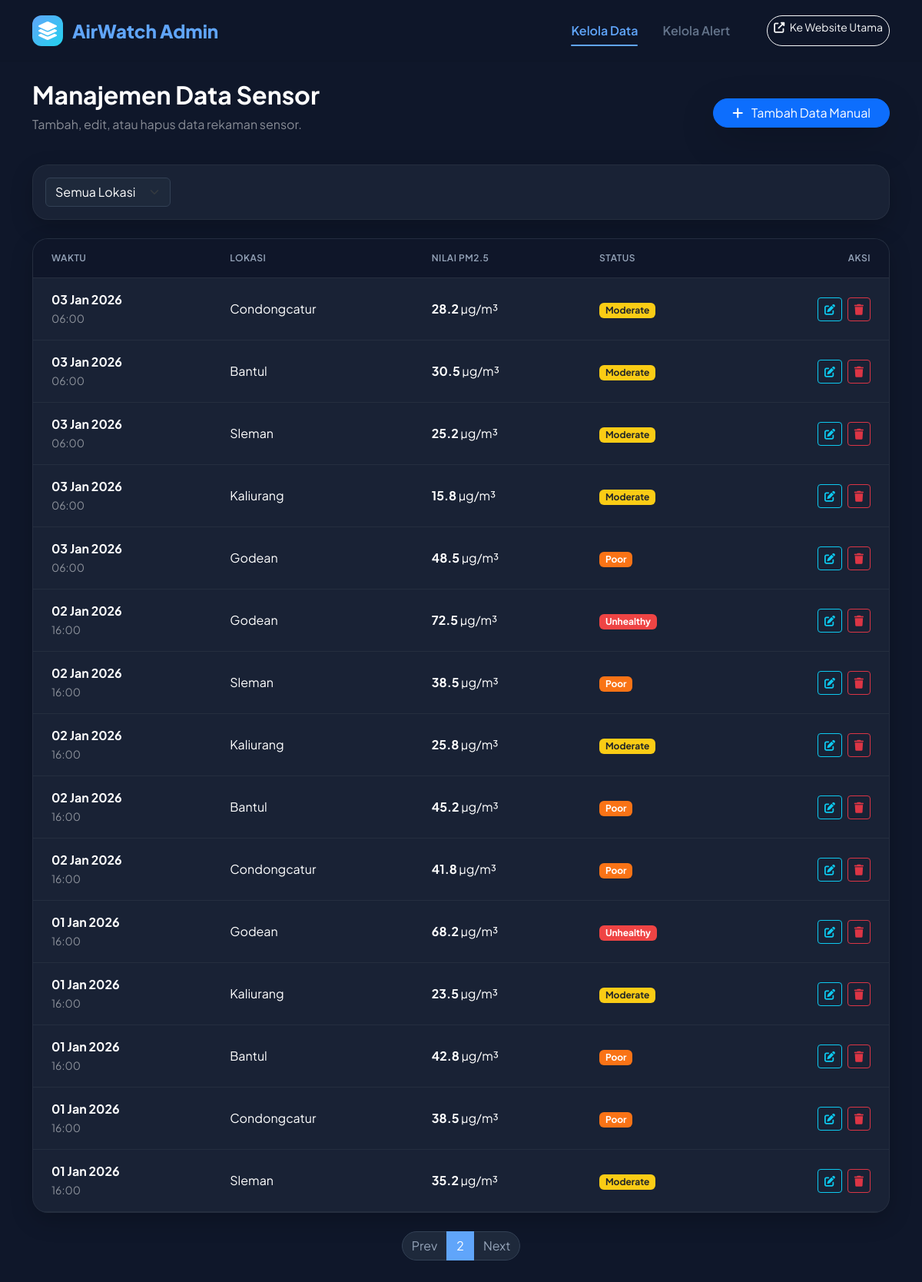
Screenshot of /admin/data.php?page=2 with the database file from the repository.
### tables this page shows
CREATE TABLE sensor_data (
    id INT AUTO_INCREMENT PRIMARY KEY,
    lokasi VARCHAR(100) NOT NULL,
    pm25 FLOAT NOT NULL COMMENT 'Particulate Matter 2.5 (µg/m³)',
    pm10 FLOAT NOT NULL COMMENT 'Particulate Matter 10 (µg/m³)',
    co FLOAT NOT NULL COMMENT 'Carbon Monoxide (ppm)',
    no2 FLOAT NOT NULL COMMENT 'Nitrogen Dioxide (ppm)',
    so2 FLOAT NOT NULL COMMENT 'Sulfur Dioxide (ppm)',
    o3 FLOAT NOT NULL COMMENT 'Ozone (ppm)',
    suhu FLOAT NOT NULL COMMENT 'Suhu dalam Celsius',
    kelembapan FLOAT NOT NULL COMMENT 'Kelembapan dalam persen',
    aqi INT NOT NULL COMMENT 'Air Quality Index',
    status_kualitas VARCHAR(50) NOT NULL,
    timestamp DATETIME DEFAULT CURRENT_TIMESTAMP,
    INDEX idx_timestamp (timestamp),
    INDEX idx_lokasi (lokasi),
    INDEX idx_aqi (aqi)
);

### koneksi.php (called while the page is built, shortened)
<?php
$conn = new mysqli(DB_HOST, DB_USER, DB_PASS, DB_NAME);
$conn->set_charset("utf8mb4");
function countActiveAlerts() {
    global $conn;
    $sql = "SELECT COUNT(*) as total FROM alerts WHERE status = 'aktif'";
    $result = $conn->query($sql);
    $row = $result->fetch_assoc();
    return $row['total'];
}
function calculateAQI($pm25) {
    $aqi = 0;
    $status = 'Good';
    if ($pm25 <= 12.0) {
        $aqi = ((50 - 0) / (12.0 - 0)) * ($pm25 - 0) + 0;
        $status = 'Good';
    } elseif ($pm25 <= 35.4) {
        $aqi = ((100 - 51) / (35.4 - 12.1)) * ($pm25 - 12.1) + 51;
        $status = 'Moderate';
    } elseif ($pm25 <= 55.4) {
        $aqi = ((150 - 101) / (55.4 - 35.5)) * ($pm25 - 35.5) + 101;
        $status = 'Poor';
    } elseif ($pm25 <= 150.4) {
        $aqi = ((200 - 151) / (150.4 - 55.5)) * ($pm25 - 55.5) + 151;
        $status = 'Unhealthy';
    } elseif ($pm25 <= 250.4) {
        $aqi = ((300 - 201) / (250.4 - 150.5)) * ($pm25 - 150.5) + 201;
        $status = 'Severe';
    } else {
        $aqi = ((500 - 301) / (350.4 - 250.5)) * ($pm25 - 250.5) + 301;
        $status = 'Hazardous';
    }
    return ['aqi' => round($aqi), 'status' => $status];
}
?>

### admin/data.php (the view, shortened to what this page needs)
<?php
require_once '../koneksi.php';
$page = isset($_GET['page']) ? (int)$_GET['page'] : 1;
$perPage = 15;
$offset = ($page - 1) * $perPage;
$whereClause = "";
$countSql = "SELECT COUNT(*) as total FROM sensor_data $whereClause";
$countResult = $conn->query($countSql);
$totalData = $countResult->fetch_assoc()['total'];
$totalPages = ceil($totalData / $perPage);
$sql = "SELECT * FROM sensor_data $whereClause ORDER BY timestamp DESC LIMIT $perPage OFFSET $offset";
$result = $conn->query($sql);
$alertCount = countActiveAlerts();
?>
<!DOCTYPE html>
<html lang="id">
<head>
    <link href="https://cdn.jsdelivr.net/npm/bootstrap@5.3.0/dist/css/bootstrap.min.css" rel="stylesheet">
    <link rel="stylesheet" href="../assets/css/style.css?v=<?php echo time(); ?>">
    <link rel="stylesheet" href="https://cdnjs.cloudflare.com/ajax/libs/font-awesome/6.4.0/css/all.min.css">
</head>
<body>
    <nav class="navbar navbar-expand-lg navbar-glass mb-4">
        <div class="container">
            <div class="brand-wrapper">
                <div class="brand-icon">
                    <i class="fas fa-layer-group"></i>
                </div>
                <span>AirWatch Admin</span>
            </div>
            <div class="collapse navbar-collapse" id="navbarNav">
                <div class="nav-links ms-auto">
                    <a class="nav-link-item active" href="data.php">Kelola Data</a>
                    <a class="nav-link-item" href="alert.php">Kelola Alert</a>
                    <a href="../index.php" class="btn btn-sm btn-outline-light rounded-pill ms-3"><i class="fas fa-external-link-alt me-1"></i> Ke Website Utama</a>
                </div>
            </div>
        </div>
    </nav>
    <div class="container pb-5">
        <div class="d-flex justify-content-between align-items-center mb-4">
            <div>
                <h2 class="fw-bold text-white">Manajemen Data Sensor</h2>
                <p class="text-white-50">Tambah, edit, atau hapus data rekaman sensor.</p>
            </div>
            <button class="btn btn-primary rounded-pill px-4 shadow-lg" data-bs-toggle="modal" data-bs-target="#addModal">
                <i class="fas fa-plus me-2"></i> Tambah Data Manual
            </button>
        </div>
        <div class="admin-card mb-4 p-3">
            <div class="row align-items-center">
                <div class="col-md-6">
                    <form method="GET" action="data.php" class="d-flex gap-2">
                        <select name="lokasi" class="form-select w-auto" onchange="this.form.submit()">
                            <option value="">Semua Lokasi</option>
                        </select>
                    </form>
                </div>
            </div>
        </div>
        <div class="admin-card p-0 overflow-hidden">
            <div class="table-responsive">
                <table class="table table-dark-glass align-middle">
                    <thead class="">
                        <tr>
                            <th class="py-3 ps-4">Waktu</th>
                            <th class="py-3">Lokasi</th>
                            <th class="py-3">Nilai PM2.5</th>
                            <th class="py-3">Status</th>
                            <th class="py-3 text-end pe-4">Aksi</th>
                        </tr>
                    </thead>
                    <tbody>
                        <?php if ($result->num_rows > 0): ?>
                            <?php while($row = $result->fetch_assoc()): ?>
                            <tr>
                                <td class="ps-4">
                                    <span class="fw-bold text-white"><?php echo date('d M Y', strtotime($row['timestamp'])); ?></span><br>
                                    <small class="text-white-50"><?php echo date('H:i', strtotime($row['timestamp'])); ?></small>
                                </td>
                                <td><?php echo htmlspecialchars($row['lokasi']); ?></td>
                                <td><span class="fw-bold"><?php echo $row['pm25']; ?></span> µg/m³</td>
                                <td>
                                    <?php
                                        $calc = calculateAQI($row['pm25']);
                                        $s = $calc['status'];
                                        $statusClass = 'bg-secondary';
                                        if($s == 'Good') $statusClass = 'bg-good';
                                        elseif($s == 'Moderate') $statusClass = 'bg-moderate text-dark';
                                        elseif($s == 'Poor') $statusClass = 'bg-poor';
                                        elseif($s == 'Unhealthy') $statusClass = 'bg-unhealthy';
                                        elseif($s == 'Severe') $statusClass = 'bg-severe';
                                        elseif($s == 'Hazardous') $statusClass = 'bg-hazardous';
                                    ?>
                                    <span class="badge <?php echo $statusClass; ?>"><?php echo htmlspecialchars($s); ?></span>
                                </td>
                                <td class="text-end pe-4">
                                    <button class="btn btn-sm btn-outline-info me-1"
                                        onclick="editData(<?php echo htmlspecialchars(json_encode($row)); ?>)">
                                        <i class="fas fa-edit"></i>
                                    </button>
                                    <form action="process.php" method="POST" style="display:inline;" onsubmit="return confirm('Yakin hapus data ini?')">
                                        <button type="submit" class="btn btn-sm btn-outline-danger">
                                            <i class="fas fa-trash"></i>
                                        </button>
                                    </form>
                                </td>
                            </tr>
                            <?php endwhile; ?>
                        <?php else: ?>
                            <tr><td colspan="5" class="text-center py-5 text-white-50">Belum ada data</td></tr>
                        <?php endif; ?>
                    </tbody>
                </table>
            </div>
        </div>
        <?php if ($totalPages > 1): ?>
        <div class="d-flex justify-content-center mt-4">
            <nav>
                <ul class="pagination pagination-dark">
                    <li class="page-item <?php echo ($page <= 1) ? 'disabled' : ''; ?>">
                        <a class="page-link rounded-start-pill" href="?page=<?php echo $page-1; ?>">Prev</a>
                    </li>
                    <li class="page-item active"><span class="page-link"><?php echo $page; ?></span></li>
                    <li class="page-item <?php echo ($page >= $totalPages) ? 'disabled' : ''; ?>">
                        <a class="page-link rounded-end-pill" href="?page=<?php echo $page+1; ?>">Next</a>
                    </li>
                </ul>
            </nav>
        </div>
        <?php endif; ?>
    </div>
</body>
</html>

### assets/css/style.css (style rules this page uses)
:root { --brand-primary: #60A5FA; --brand-secondary: #22D3EE; --brand-dark: #F8FAFC; --color-good: #10B981; --color-moderate: #F59E0B; --color-unhealthy: #F97316; --color-danger: #EF4444; --bg-body: #0F172A; --bg-glass: rgba(30, 41, 59, 0.7); --bg-glass-nav: rgba(15, 23, 42, 0.85); --navbar-height: 80px; --radius-l: 24px; --radius-m: 16px; --blur-glass: blur(20px); --shadow-soft: 0 4px 20px rgba(0, 0, 0, 0.3); --shadow-hover: 0 10px 40px rgba(0, 0, 0, 0.5); }
body { font-family: 'Plus Jakarta Sans', sans-serif; background-color: var(--bg-body); color: #E2E8F0; margin: 0; overflow-x: hidden; }
a { text-decoration: none; color: inherit; transition: color 0.2s; }
.navbar-glass { position: sticky; top: 0; left: 0; width: 100%; height: var(--navbar-height); background: var(--bg-glass-nav); backdrop-filter: var(--blur-glass); -webkit-backdrop-filter: var(--blur-glass); border-bottom: 1px solid rgba(0, 0, 0, 0.05); z-index: 1000; display: flex; align-items: center; }
.brand-wrapper { display: flex; align-items: center; gap: 12px; font-weight: 800; font-size: 1.5rem; color: var(--brand-primary); }
.brand-icon { width: 40px; height: 40px; background: linear-gradient(135deg, var(--brand-primary), var(--brand-secondary)); border-radius: 12px; display: flex; align-items: center; justify-content: center; color: white; }
.nav-links { display: flex; gap: 2rem; margin-left: auto; }
.nav-link-item { font-weight: 600; color: #64748B; position: relative; padding: 0.5rem 0; }
.nav-link-item:hover, .nav-link-item.active { color: var(--brand-primary); }
.nav-link-item.active::after { content: ''; position: absolute; bottom: 0; left: 0; width: 100%; height: 2px; background: var(--brand-primary); border-radius: 2px; }
@media (min-width: 992px) { .nav-links { display: flex !important; opacity: 1 !important; visibility: visible !important; transform: none !important; pointer-events: all !important; } }
.bg-moderate { background-color: #FACC15; }
.bg-poor { background-color: #F97316; }
.bg-unhealthy { background-color: #EF4444; }
.admin-card { background: rgba(30, 41, 59, 0.7); backdrop-filter: blur(20px); -webkit-backdrop-filter: blur(20px); border: 1px solid rgba(255, 255, 255, 0.05); border-radius: 20px; padding: 2rem; box-shadow: 0 10px 30px rgba(0, 0, 0, 0.2); color: white; }
.table-dark-glass { color: #E2E8F0; margin-bottom: 0; }
.table-dark-glass th { background: rgba(15, 23, 42, 0.95); color: #94A3B8; border-bottom: 1px solid rgba(255, 255, 255, 0.1); font-weight: 600; text-transform: uppercase; font-size: 0.75rem; letter-spacing: 0.5px; padding: 1rem; }
.table-dark-glass td { background: transparent; border-bottom: 1px solid rgba(255, 255, 255, 0.05); padding: 1rem; vertical-align: middle; color: white; }
.pagination-dark .page-link { background: #1E293B; border-color: #334155; color: #94A3B8; }
.pagination-dark .page-item.active .page-link { background: var(--brand-primary); border-color: var(--brand-primary); color: white; }

### admin/data.php (style rules this page uses)
.form-select { background-color: #1E293B; border-color: #334155; color: #fff; }

### rows the page displays
sensor_data: timestamp "03 Jan 2026", timestamp "06:00", lokasi "Condongcatur", pm25 "28.2", pm25 "Moderate"
sensor_data: timestamp "03 Jan 2026", timestamp "06:00", lokasi "Bantul", pm25 "30.5", pm25 "Moderate"
sensor_data: timestamp "03 Jan 2026", timestamp "06:00", lokasi "Sleman", pm25 "25.2", pm25 "Moderate"
sensor_data: timestamp "03 Jan 2026", timestamp "06:00", lokasi "Kaliurang", pm25 "15.8", pm25 "Moderate"
sensor_data: timestamp "03 Jan 2026", timestamp "06:00", lokasi "Godean", pm25 "48.5", pm25 "Poor"
sensor_data: timestamp "02 Jan 2026", timestamp "16:00", lokasi "Godean", pm25 "72.5", pm25 "Unhealthy"
sensor_data: timestamp "02 Jan 2026", timestamp "16:00", lokasi "Sleman", pm25 "38.5", pm25 "Poor"
sensor_data: timestamp "02 Jan 2026", timestamp "16:00", lokasi "Kaliurang", pm25 "25.8", pm25 "Moderate"
sensor_data: timestamp "02 Jan 2026", timestamp "16:00", lokasi "Bantul", pm25 "45.2", pm25 "Poor"
sensor_data: timestamp "02 Jan 2026", timestamp "16:00", lokasi "Condongcatur", pm25 "41.8", pm25 "Poor"
sensor_data: timestamp "01 Jan 2026", timestamp "16:00", lokasi "Godean", pm25 "68.2", pm25 "Unhealthy"
sensor_data: timestamp "01 Jan 2026", timestamp "16:00", lokasi "Kaliurang", pm25 "23.5", pm25 "Moderate"
sensor_data: timestamp "01 Jan 2026", timestamp "16:00", lokasi "Bantul", pm25 "42.8", pm25 "Poor"
sensor_data: timestamp "01 Jan 2026", timestamp "16:00", lokasi "Condongcatur", pm25 "38.5", pm25 "Poor"
sensor_data: timestamp "01 Jan 2026", timestamp "16:00", lokasi "Sleman", pm25 "35.2", pm25 "Moderate"

### other values shown
$page "2"
